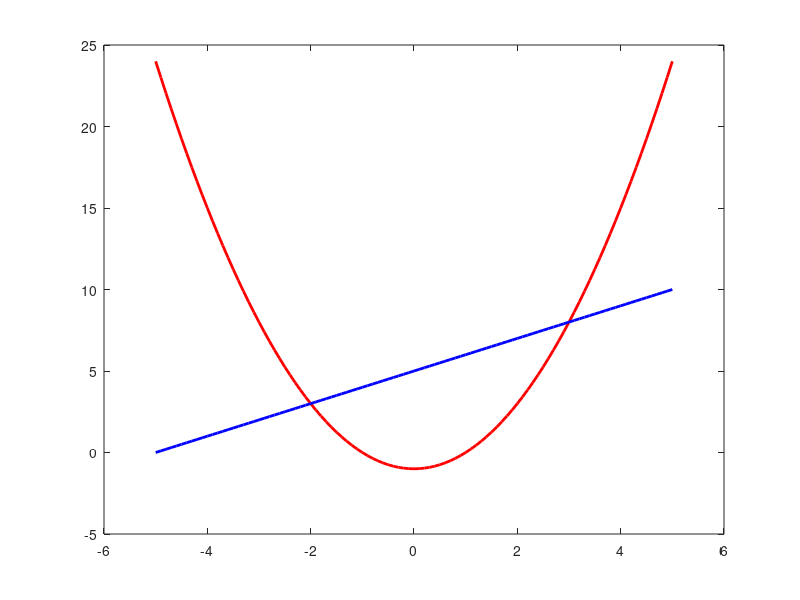

MATLAB code for this plot:
% Write a program in Matlab that will represent 
% the graphs the functions 𝑦=𝑥2−1 and 𝑦=𝑥+5
% and calculate the area bounded by them

clc; clear;

% plotting first graph- y1
x = -5:0.1:5; % array from -5 to 0.1 with step of 5
y1 = ((x.^2)-1);
y2 = x + 5;

figure(1)
plot(x, y1, "r-", "Linewidth", 2);
hold on

% plotting second graph- y2
plot(x,y2, "b-", "Linewidth", 2);

% finding trapped area
area = trapz(x, min(y1,y2))
